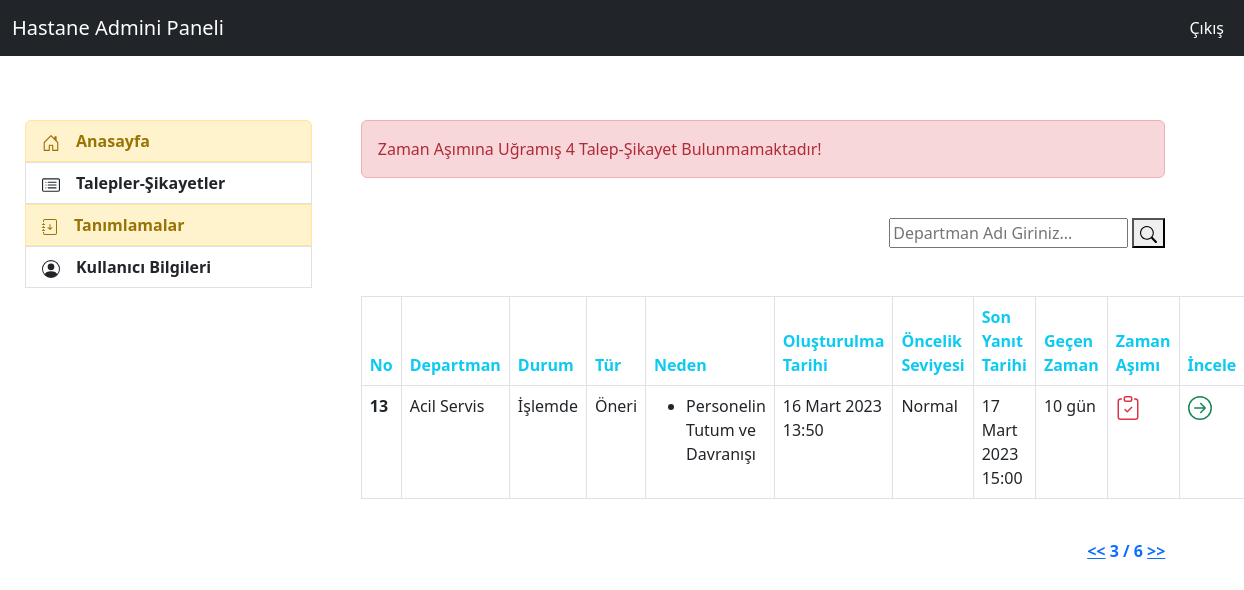
/feedbacks/admin_all_feedback?sayfa=3 (signed in), run on the app's committed database.
### feedback/models.py (models this page shows, shortened)
class Feedback(models.Model):
    IdCompany = models.ForeignKey(Company,on_delete=models.CASCADE,verbose_name="Hastane")
    Name = models.CharField(max_length=30,verbose_name="Ad",null=True,blank=True)
    Surname = models.CharField(max_length=30,verbose_name="Soyad",null=True,blank=True)
    Email = models.EmailField(max_length=40,verbose_name="Email")
    PhoneNumber = PhoneNumberField(default="",verbose_name="Telefon Numarası")
    Content = models.TextField(verbose_name="Talep-Şikayet İçeriği")
    Photo = models.FileField(blank=True,null=True,verbose_name="Resim")
    IdDepartment = models.ForeignKey(Department,on_delete=models.CASCADE,verbose_name="Talep-Şikayet Departmanı")
    IdFeedbackType = models.ForeignKey(FeedbackType,on_delete=models.CASCADE,verbose_name="Talep-Şikayet Tipi")
    IdFeedbackSource = models.ManyToManyField(FeedbackSource,verbose_name="Talep-Şikayet Nedeni (Çoklu Seçim Yapılabilir) ")
    IdFeedbackReason = models.ManyToManyField(FeedbackReason,verbose_name="Talep-Şikayet Nedeni (Detay) (Çoklu Seçim Yapılabilir) ")
    IdFeedbackPersonel =models.ManyToManyField(FeedbackPersonel,verbose_name="Talep-Şikayet Personeli (Çoklu Seçim Yapılabilir) ")
    FeedbackOpenDate = models.DateTimeField(auto_now_add=True,verbose_name="Oluşturulma Tarihi")
    IdFeedbackPriorityLevel = models.ForeignKey(FeedbackPriorityLevel,null=True,on_delete=models.CASCADE,verbose_name="Talep-Şikayet Öncelik Seviyesi")
    IdFeedbackStatus = models.ForeignKey(FeedbackStatus,default=1,verbose_name="Talep-Şikayet Durumu",on_delete=models.CASCADE)
    FeedbackClosedDate= models.DateTimeField(auto_now=True,verbose_name="Talep-Şikayet Son İşlem Saati")
    LastSolveDate = models.DateTimeField(null=True,verbose_name="Talep ve Şikayetin Yanıtı İçin Gerekli Zaman(Ör: ..-..-.... 17:40)")
    DurationTime = models.CharField(max_length=100,verbose_name="Geçen Zaman",null=True)
    class Meta:
        ordering = ["IdFeedbackStatus__id","-IdFeedbackPriorityLevel__id"]

class Department(models.Model):
    idcompany= models.ForeignKey(Company,on_delete=models.CASCADE,verbose_name="dprt_company")
    name = models.CharField(max_length=50,verbose_name="Departman Adı")
    status = models.CharField(max_length=6,verbose_name="Durum",choices=status_choices)
    def __str__(self):
        return self.name

class FeedbackStatus(models.Model):
    IdCompany = models.ForeignKey(Company,verbose_name="status_ıdcompany",on_delete=models.CASCADE)
    name = models.CharField(max_length=7,verbose_name="Durum Adı",choices=f_status_choice)

class FeedbackType(models.Model):
    idcompany= models.ForeignKey(Company,on_delete=models.CASCADE,verbose_name="f_type_company")
    name = models.CharField(max_length=8,verbose_name="Talep-Şikayet Tipi")
    status = models.CharField(max_length=6,verbose_name="Durum",choices=status_choices)
    def __str__(self):
        return self.name

class FeedbackReason(models.Model):
    idcompany= models.ForeignKey(Company,on_delete=models.CASCADE,verbose_name="f_reason_company")
    name = models.CharField(max_length=35,verbose_name="Talep-Şikayet Nedeni Adı")
    status = models.CharField(max_length=6,verbose_name="Durum",choices=status_choices)

class FeedbackPriorityLevel(models.Model):
    idcompany= models.ForeignKey(Company,on_delete=models.CASCADE,verbose_name="f_priority_company")
    name = models.CharField(max_length=35,verbose_name="f_priority_name",choices=priority_choice)
    def __str__(self):
        return self.name

### feedback/views.py (the view)
# urls.py: path('admin_all_feedback',views.admin_all_feedback,name="admin_all_feedback"),
@login_required(login_url="user:login")
def admin_all_feedback(request):
    k_user = request.user
    d_user = UserAddProfile.objects.filter(user=k_user).first()
    company_id = d_user.user_company
    feedbacks_list = Feedback.objects.filter(IdCompany=company_id)
    for feedback in feedbacks_list:
        zaman(feedback)
    sayı = 0
    for feedback in feedbacks_list:
        zaman(feedback)
        if feedback.LastSolveDate != None:
            if feedback.FeedbackClosedDate > feedback.LastSolveDate:
                sayı +=1
    paginator = Paginator(feedbacks_list,1) #10 yap
    page = request.GET.get('sayfa')
    try:
        feedbacks = paginator.page(page)
    except PageNotAnInteger:
        feedbacks = paginator.page(1)
    except EmptyPage:
        feedbacks = paginator.page(paginator.num_pages)
    keyword = request.GET.get("keyword")
    if keyword:
        feedbacks = Feedback.objects.filter(
            Q(IdDepartment__name__icontains=keyword),
            Q(IdCompany=company_id),
        ).distinct()
    context={
        "feedbacks":feedbacks,
        "sayı":sayı
    }
    return render(request,"admin/all_feedback.html",context)

### feedback/views.py (called while the page is built)
def zaman(feedback):
        liste = list()
        time = now() - feedback.FeedbackOpenDate
        for t in str(time):
            liste.append(t)
        if liste[2] == "d":
            time = liste[0] + " gün"
        elif liste[0]=="0" and liste[1]==":":
            time = liste[2]+liste[3]+" dakika"
        elif liste[3]=="d":
            time = liste[0]+liste[1]+" gün"
        elif liste[1]==":" and int(liste[2]) == True :
            time = liste[0]+liste[1]+ " saat"
        elif liste[2] == ":" :
            time = liste[0]+liste[1]+ " saat"
        elif liste[1] == ":":
            time =liste[0]+ " saat"
        elif liste[2]=="m":
            time = liste[0] +" ay"
        elif liste[3]=="m":
            time = liste[0]+liste[1]+" ay"
        feedback.DurationTime = time
        feedback.save()

### templates/admin/all_feedback.html (shortened to what this page needs)
{% extends "admin/layout.html" %}
{% block content %}
{% if sayı != 0 %}
    <div class="alert alert-danger">
        Zaman Aşımına Uğramış {{sayı}} Talep-Şikayet Bulunmamaktadır!
    </div><br>
{% endif %}
{% if feedbacks %}
    <div class="d-flex justify-content-end ">
        <form>
            <input type="text" name = "keyword" class="input-sm" maxlength="20"  placeholder="Departman Adı Giriniz..." value="{{request.GET.keyword}}">
            <button type="submit"></button>
        </form>
    </div><br><br>
<table class="table table-bordered">
  <thead>
    <tr>
      <th scope="col" class="text-info gradient">No</th>
      <th scope="col" class="text-info">Departman</th>
      <th scope="col" class="text-info">Durum</th>
      <th scope="col" class="text-info">Tür</th>
      <th scope="col" class="text-info">Neden</th>
      <th scope="col" class="text-info">Oluşturulma Tarihi</th>
      <th scope="col" class="text-info">Öncelik Seviyesi</th>
      <th scope="col" class="text-info">Son Yanıt Tarihi</th>
      <th scope="col" class="text-info">Geçen Zaman</th>
      <th scope="col" class="text-info">Zaman Aşımı</th>
      <th scope="col" class="text-info">İncele</th>
    </tr>
  </thead>
  <tbody>
        {% for feedback in feedbacks %}
                <tr>
                <td><b>{{feedback.id}}</b></td>
                <td>{{feedback.IdDepartment}}</td>
                <td>{{feedback.IdFeedbackStatus.name}}</td>
                <td>{{feedback.IdFeedbackType}}</td>
                <td>
                {% for f_reason in feedback.IdFeedbackReason.all %}
                    <ul><li>{{f_reason.name}}</li></ul>
                {% endfor %}
                </td>
                <td>{{feedback.FeedbackOpenDate}}</td>
                {% if feedback.IdFeedbackPriorityLevel == None %}
                    <td class= "text-success">İncele --> Güncelle </td>
                {% else %}
                    <td>{{feedback.IdFeedbackPriorityLevel}}</td>
                {% endif %}
                {% if feedback.LastSolveDate == None %}
                    <td class= "text-success">İncele --> Güncelle </td>
                {% else %}
                    <td>{{feedback.LastSolveDate}}</td>
                {% endif %}
                {% if feedback.DurationTime == None %}
                    <td class= "text-success">İncele --> Güncelle </td>
                {% else %}
                    <td>{{feedback.DurationTime}}</td>
                {% endif %}
                {% if feedback.FeedbackClosedDate > feedback.LastSolveDate %}
                    <td class="text-danger"><b></b></td>
                {% endif %}
                <td><a href="{% url 'feedback:admin_feedback_detail' feedback.id %}" class="text-success">
                <b></b></a></td>
                </tr>
        {% endfor %}
      </tbody>
    </table><br>
        <div class="d-flex justify-content-end ">
            <div class="pagination">
                <span class="step-links">
                    {% if feedbacks.has_previous %}
                        <a class="text-primary" href="?sayfa={{ feeedbacks.previous_page_number }}{% if request.GET.keyword %}&keyword={{ request.GET.keyword }}{% endif %}"><b><<</b></a>
                    {% endif %}
                    <span class="text-primary">
                      <b>{{ feedbacks.number }} / {{ feedbacks.paginator.num_pages }}</b>
                    </span>
                    {% if feedbacks.has_next %}
                        <a class="text-primary" href="?sayfa={{ feedbacks.next_page_number }}{% if request.GET.keyword %}&keyword={{ request.GET.keyword }}{% endif %}"><b>>></b></a>
                    {% endif %}
                </span>
            </div>
        </div>
{% endif %}
{% endblock content %}

### data on the page
Feedback: id "13", IdDepartment "Acil Servis", IdFeedbackStatus.name "İşlemde", IdFeedbackType "Öneri", FeedbackOpenDate "16 Mart 2023 13:50", IdFeedbackPriorityLevel "Normal", LastSolveDate "17 Mart 2023 15:00", DurationTime "10 gün"
FeedbackReason: name "Personelin Tutum ve Davranışı"

### other printed values
{{ sayı }} "4"
{{ feedbacks.number }} "3"
{{ feedbacks.paginator.num_pages }} "6"
